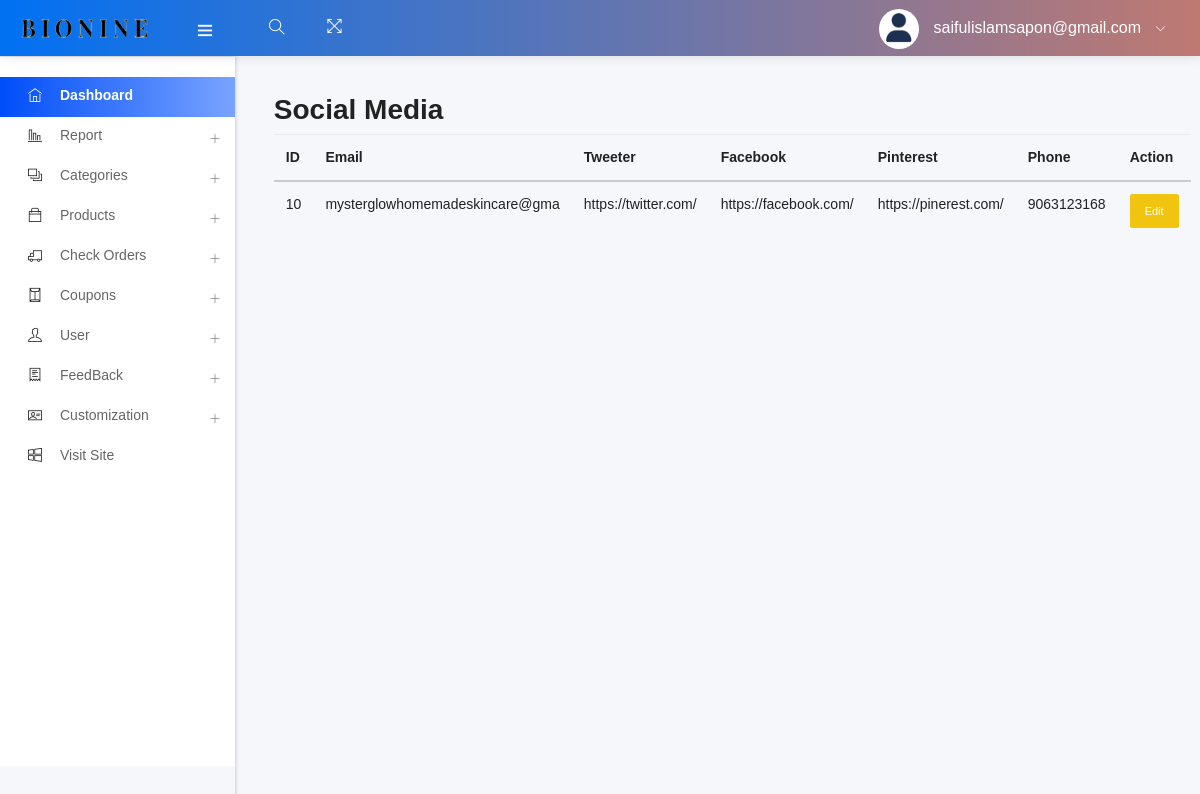
Page /admin/add_links.php (signed in) on the committed database.
### tables this page shows
CREATE TABLE `header_info` (
  `id` int(10) NOT NULL,
  `email` varchar(30) NOT NULL,
  `tweeter` varchar(500) NOT NULL,
  `fb_link` varchar(500) NOT NULL,
  `pinterest` varchar(500) NOT NULL,
  `phone` varchar(20) NOT NULL
);

### admin/add_links.php (called while the page is built, shortened)
<?php
    include ("template.php");
?>

### admin/class/adminback.php (called while the page is built, shortened)
<?php
class  adminback
{
    private $connection;
    function __construct()
    {
        $dbhost = "localhost";
        $dbuser = "root";
        $dbpass = "";
        $dbname = "bionineweb";
        $this->connection = mysqli_connect($dbhost, $dbuser, $dbpass, $dbname);
    }
    function display_links()
    {
        $query = "SELECT * FROM header_info";
        if (mysqli_query($this->connection, $query)) {
            $ctg_info = mysqli_query($this->connection, $query);
            return $ctg_info;
        }
    }
}

### admin/views/add_links_view.php (the view)
<?php
    $catagories = $obj-> display_links();
?>
<div >
    <h3>Social Media </h3>
    <table class="table">
        <thead>
            <tr>
                <th>ID</th>
                <th>Email</th>
                <th>Tweeter</th>
                <th>Facebook</th>
                <th>Pinterest</th>
                <th>Phone</th>
                <th>Action</th>
            </tr>
        </thead>
        <tbody>
           <?php while($ctg = mysqli_fetch_assoc($catagories)){ ?>
            <tr>
                <td><?php echo $ctg['id'] ?></td>
                <td><?php echo $ctg['email'] ?></td>
                <td><?php echo $ctg['tweeter'] ?></td>
                <td><?php echo $ctg['fb_link'] ?></td>
                <td><?php echo $ctg['pinterest'] ?></td>
                <td><?php echo $ctg['phone'] ?></td>
                <td>
                    <a href="edit_links.php?status=edit&&id=<?php echo $ctg['id'] ?>" class="btn btn-sm btn-warning">Edit</a>
                </td>
            </tr>
            <?php
                }
            ?>
        </tbody>
    </table>
</div>

### rows in the picture
header_info: id "10", email "mysterglowhomemadeskincare@gma", tweeter "https://twitter.com/", fb_link "https://facebook.com/", pinterest "https://pinerest.com/", phone "9063123168"

### other values in the picture
$admin_email "saifulislamsapon@gmail.com"
